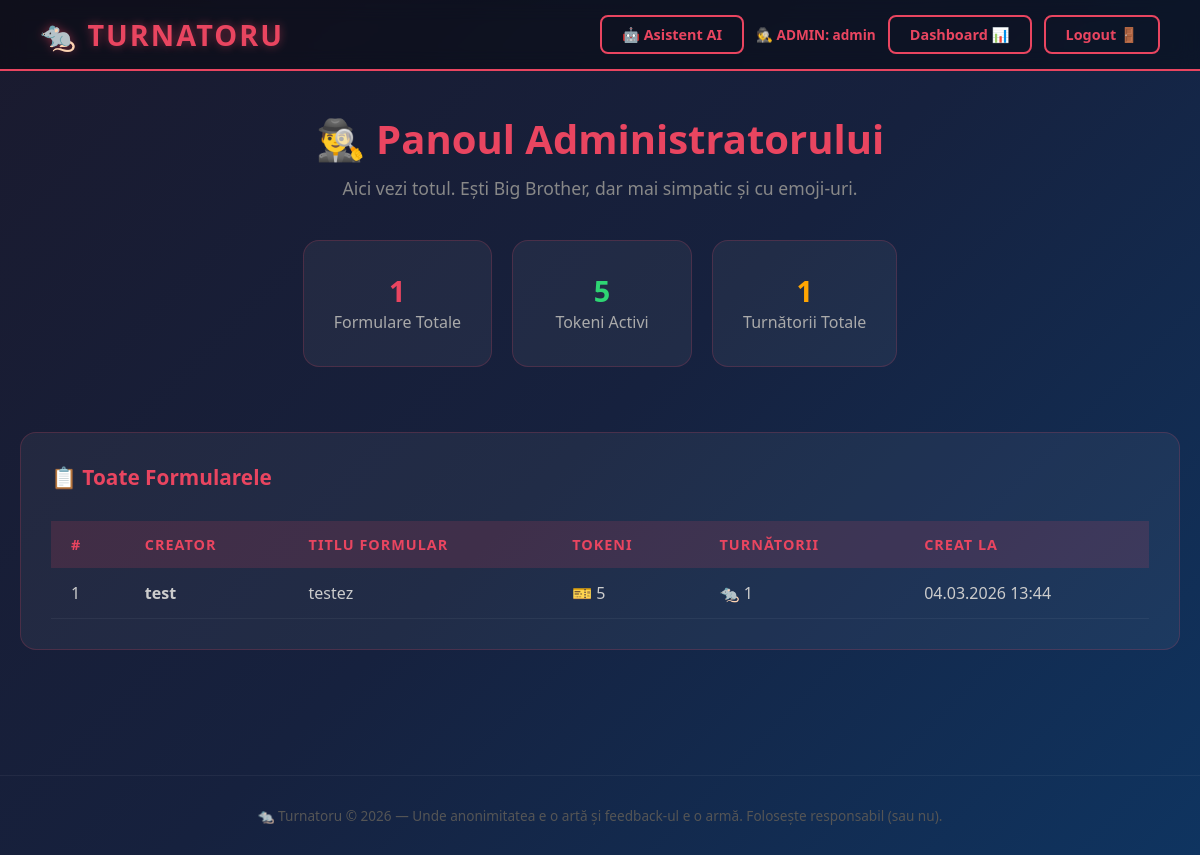
Page /admin-dashboard/ (signed in) on the earlier database version.
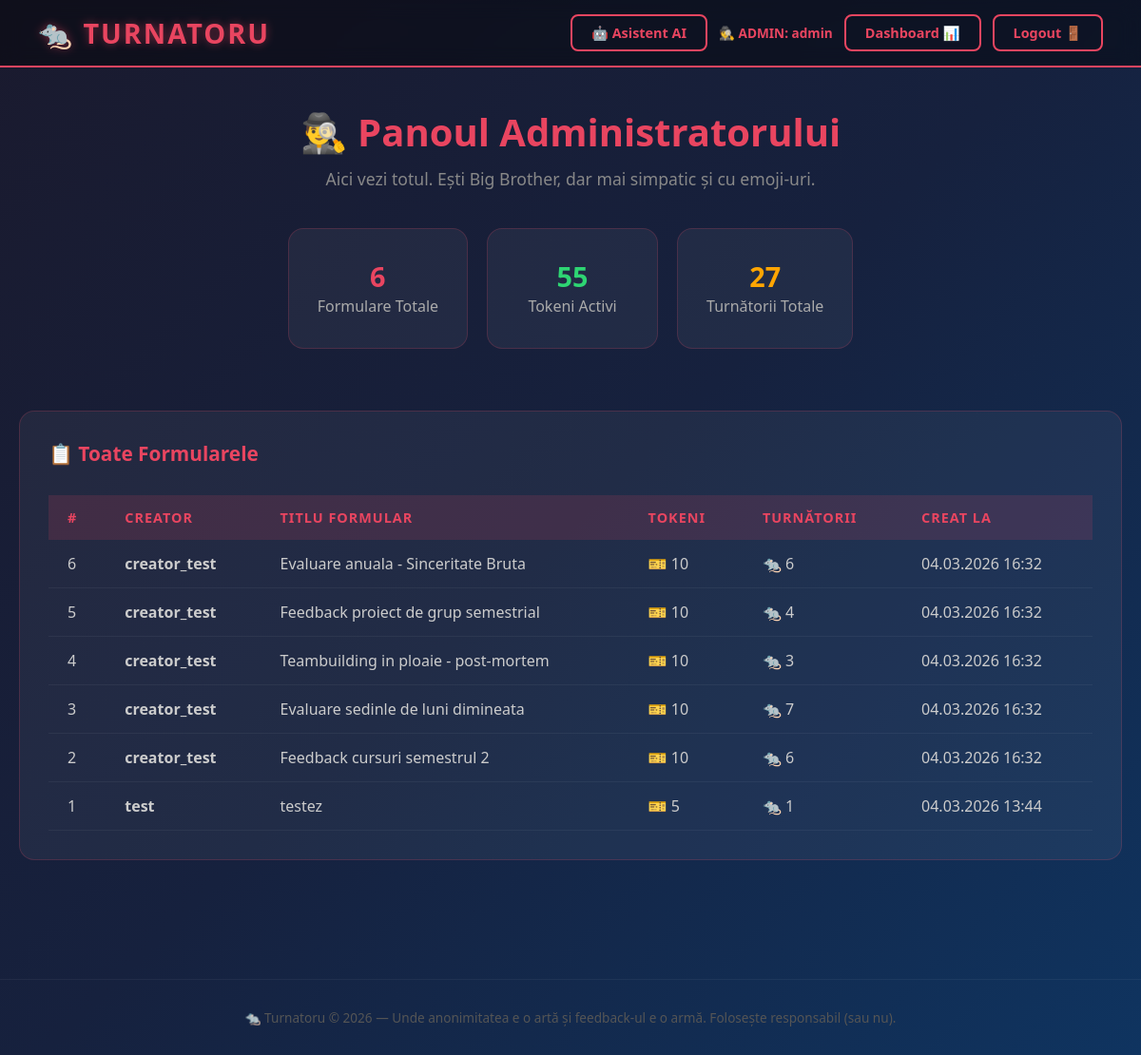
Same page on the later database version.
### core/models.py (models this page shows, shortened)
class Formular(models.Model):
    titlu = models.CharField(max_length=200)
    mesaj = models.TextField(default='Spune-ne ce crezi, fără frică. Sau cu frică, dar scrie oricum.')
    creator = models.ForeignKey(User, on_delete=models.CASCADE, related_name='formulare')
    creat_la = models.DateTimeField(auto_now_add=True)
    class Meta:
        verbose_name_plural = 'Formulare'

### core/views.py (the view)
# urls.py: path('admin-dashboard/', views.dashboard_admin, name='dashboard_admin'),
@login_required(login_url='/')
def dashboard_admin(request):
    if not request.user.is_staff:
        messages.error(request, '🚫 Nu ești admin. Frumoasă încercare, dar nu merge.')
        return redirect('core:home')
    formulare = Formular.objects.all().order_by('-creat_la')
    tokeni_total = TokenTurnator.objects.count()
    turnatorii_total = Turnatorie.objects.count()
    return render(request, 'core/dashboard_admin.html', {
        'formulare': formulare,
        'tokeni_total': tokeni_total,
        'turnatorii_total': turnatorii_total,
    })

### core/templates/core/dashboard_admin.html (shortened to what this page needs)
{% extends 'core/base.html' %}
{% block navbar_right %}
<span class="nav-text">🕵️ <strong style="color:#e94560;">ADMIN: {{ user.username }}</strong></span>
<a href="{% url 'core:dashboard_creator' %}" class="btn btn-secondary">Dashboard 📊</a>
<a href="{% url 'core:logout' %}" class="btn btn-secondary">Logout 🚪</a>
{% endblock %}
{% block content %}
<h1 class="page-title">🕵️‍♂️ Panoul Administratorului</h1>
<p class="page-subtitle">Aici vezi totul. Ești Big Brother, dar mai simpatic și cu emoji-uri.</p>
<div style="display:flex; gap:20px; justify-content:center; margin-bottom:40px; flex-wrap:wrap;">
    <div class="card" style="text-align:center; min-width:180px;">
        <div class="stat-number">{{ formulare|length }}</div>
        <p>Formulare Totale</p>
    </div>
    <div class="card" style="text-align:center; min-width:180px;">
        <div class="stat-number" style="color:#2ed573;">{{ tokeni_total }}</div>
        <p>Tokeni Activi</p>
    </div>
    <div class="card" style="text-align:center; min-width:180px;">
        <div class="stat-number" style="color:#ffa502;">{{ turnatorii_total }}</div>
        <p>Turnătorii Totale</p>
    </div>
</div>
<div class="card" style="overflow-x:auto;">
    <h3 style="margin-bottom:15px;">📋 Toate Formularele</h3>
    <table class="admin-table">
        <thead>
            <tr>
                <th>#</th>
                <th>Creator</th>
                <th>Titlu Formular</th>
                <th>Tokeni</th>
                <th>Turnătorii</th>
                <th>Creat la</th>
            </tr>
        </thead>
        <tbody>
            {% for f in formulare %}
            <tr>
                <td>{{ f.id }}</td>
                <td><strong>{{ f.creator.username }}</strong></td>
                <td>{{ f.titlu }}</td>
                <td>🎫 {{ f.tokeni.count }}</td>
                <td>🐀 {{ f.turnatorii.count }}</td>
                <td>{{ f.creat_la|date:"d.m.Y H:i" }}</td>
            </tr>
            {% endfor %}
        </tbody>
    </table>
</div>
{% endblock %}

### core/templates/core/base.html (shortened to what this page needs)
{% load static %}
<!DOCTYPE html>
<html lang="ro">
<head>
    <link rel="stylesheet" href="{% static 'core/style.css' %}">
</head>
<body>
    <nav class="navbar">
        <a href="{% url 'core:home' %}" class="navbar-brand">🐀 TURNATORU</a>
        <div class="navbar-right">
            <a href="{% url 'agents:chatbot' %}" class="btn btn-secondary">🤖 Asistent AI</a>
            {% block navbar_right %}{% endblock %}
        </div>
    </nav>
    <div class="container">
        {% block content %}{% endblock %}
    </div>
    <footer class="footer">
        🐀 Turnatoru &copy; 2026 — Unde anonimitatea e o artă și feedback-ul e o armă. Folosește responsabil (sau nu).
    </footer>
</body>
</html>

### core/static/core/style.css (style rules this page uses)
* { margin: 0; padding: 0; box-sizing: border-box; }
body { font-family: 'Segoe UI', Tahoma, Geneva, Verdana, sans-serif; background: linear-gradient(135deg, #1a1a2e 0%, #16213e 50%, #0f3460 100%); color: #e0e0e0; min-height: 100vh; }
.navbar { display: flex; justify-content: space-between; align-items: center; padding: 15px 40px; background: rgba(0, 0, 0, 0.4); backdrop-filter: blur(10px); border-bottom: 2px solid #e94560; position: sticky; top: 0; z-index: 1000; }
.navbar-brand { font-size: 1.8rem; font-weight: 900; color: #e94560; text-decoration: none; letter-spacing: 2px; text-shadow: 0 0 10px rgba(233, 69, 96, 0.5); }
.navbar-right { display: flex; align-items: center; gap: 12px; }
.btn { padding: 8px 20px; border: none; border-radius: 8px; font-size: 0.9rem; font-weight: 700; cursor: pointer; transition: all 0.3s; text-decoration: none; display: inline-block; text-align: center; }
.btn-secondary { background: transparent; color: #e94560; border: 2px solid #e94560; }
.nav-text { color: #888; font-size: 0.85rem; }
.container { max-width: 1200px; margin: 0 auto; padding: 40px 20px; }
.card { background: rgba(255, 255, 255, 0.05); border: 1px solid rgba(233, 69, 96, 0.2); border-radius: 16px; padding: 30px; margin-bottom: 25px; transition: all 0.3s; }
.card h3 { color: #e94560; margin-bottom: 10px; font-size: 1.3rem; }
.card p { color: #aaa; line-height: 1.6; }
.page-title { font-size: 2.5rem; color: #e94560; margin-bottom: 10px; text-align: center; }
.page-subtitle { color: #888; text-align: center; margin-bottom: 40px; font-size: 1.1rem; }
.admin-table { width: 100%; border-collapse: collapse; margin-top: 30px; }
.admin-table thead { background: rgba(233, 69, 96, 0.15); }
.admin-table th { padding: 14px 20px; text-align: left; color: #e94560; font-weight: 700; font-size: 0.9rem; text-transform: uppercase; letter-spacing: 1px; }
.admin-table td { padding: 14px 20px; border-bottom: 1px solid rgba(255, 255, 255, 0.05); color: #ccc; }
.stat-number { font-size: 1.8rem; font-weight: 900; color: #e94560; }
.footer { text-align: center; padding: 30px; color: #555; font-size: 0.85rem; border-top: 1px solid rgba(255, 255, 255, 0.05); margin-top: 60px; }

Differences in the rows shown:
added Formular: id "6", creator.username "creator_test", titlu "Evaluare anuala - Sinceritate Bruta", tokeni.count "10", turnatorii.count "6", creat_la "04.03.2026 16:32"
added Formular: id "5", creator.username "creator_test", titlu "Feedback proiect de grup semestrial", tokeni.count "10", turnatorii.count "4", creat_la "04.03.2026 16:32"
added Formular: id "4", creator.username "creator_test", titlu "Teambuilding in ploaie - post-mortem", tokeni.count "10", turnatorii.count "3", creat_la "04.03.2026 16:32"
added Formular: id "3", creator.username "creator_test", titlu "Evaluare sedinle de luni dimineata", tokeni.count "10", turnatorii.count "7", creat_la "04.03.2026 16:32"
added Formular: id "2", creator.username "creator_test", titlu "Feedback cursuri semestrul 2", tokeni.count "10", turnatorii.count "6", creat_la "04.03.2026 16:32"
Other differences:
{{ tokeni_total }}: "5" → "55"
{{ turnatorii_total }}: "1" → "27"
text no longer shown: "1"
text now shown: "6"
